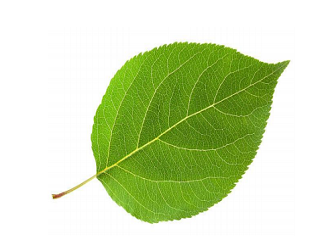
#> input picture Assignment1/leaf.png, 320 x 240 px
$ python 3.py
#> lines starting #> are read from the running program, lines starting #| are printed output that depends on the picture; after the words box and inside, x2 and y2 are one past the last pixel; in counts of white or black regions, pixels touching at a corner belong together
#differential chain code

#the image is converted to black and white (gray image) for simple storage and manipulation of the image
#and the boundary is extracted to to get the chain code from the direction matrix.

#---------------------------------------------------------------------------------------------------


# coding: utf-8

# In[182]:

import cv2 as cv
import numpy as np
from matplotlib import pyplot as plt
img = cv.imread('leaf.png',0)
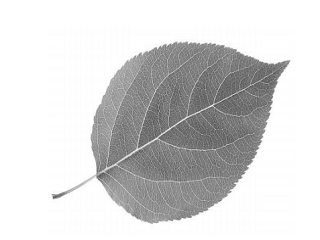
#> img: shape (240, 320); min 76, max 255, mean 214
ret,thresh1 = cv.threshold(img,232,255,cv.THRESH_BINARY)
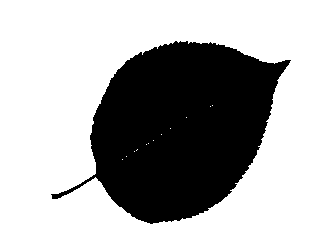
#> thresh1: shape (240, 320); 66.3% white; 1 black region, box (x1, y1, x2, y2) and area: (51, 41, 291, 224) 25879


# In[183]:

get_ipython().magic('matplotlib inline')


# In[199]:

plt.imshow(thresh1,'gray')


# In[202]:

thresh1.shape


# In[204]:

import cv2
import numpy as np
from matplotlib import pyplot as plt

img = cv2.imread('leaf.png',0)
edges = cv2.Canny(thresh1,100,200)
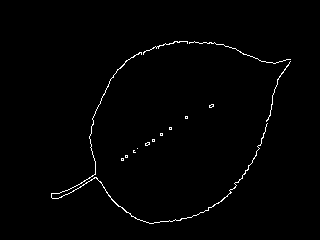
#> edges: shape (240, 320); 1.1% white in thin lines or dots, all inside (x1, y1, x2, y2) = (51, 41, 291, 224)

plt.subplot(121),plt.imshow(img,cmap = 'gray')
plt.title('Original Image'), plt.xticks([]), plt.yticks([])
plt.subplot(122),plt.imshow(edges,cmap = 'gray')
plt.title('Edge Image'), plt.xticks([]), plt.yticks([])

plt.show()
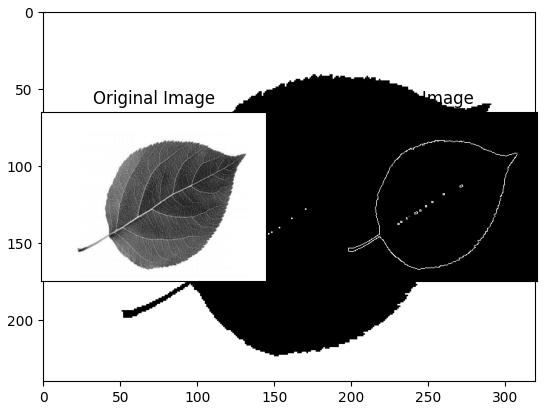
#> figure drawn by matplotlib, 3 panels


# In[187]:

## Discover the first point
for i, row in enumerate(edges):
    for j, value in enumerate(row):
        if value == 255:
            start_point = (i, j)
            print(start_point, value)
            break
    else:
        continue
    break
#> this loop made 42 passes
#| (41, 174) 255


# In[188]:

directions = [ 0,  1,  2,
               7,      3,
               6,  5,  4]
dir2idx = dict(zip(directions, range(len(directions))))

change_j =   [-1,  0,  1, # x or columns
              -1,      1,
              -1,  0,  1]

change_i =   [-1, -1, -1, # y or rows
               0,      0,
               1,  1,  1]

border = []
chain = []
curr_point = start_point
for direction in directions:
    idx = dir2idx[direction]
    new_point = (start_point[0]+change_i[idx], start_point[1]+change_j[idx])
    if edges[new_point] != 0: # if is ROI
        border.append(new_point)
        chain.append(direction)
        curr_point = new_point
        break
#> after the loop, border = [(41, 175)]; chain = [3]

count = 0
while curr_point != start_point:
    #figure direction to start search
    b_direction = (direction + 5) % 8
    dirs_1 = range(b_direction, 8)
    dirs_2 = range(0, b_direction)
    dirs = []
    dirs.extend(dirs_1)
    dirs.extend(dirs_2)
    for direction in dirs:
        idx = dir2idx[direction]
        new_point = (curr_point[0]+change_i[idx], curr_point[1]+change_j[idx])
        if edges[new_point] != 0: # if is ROI
            border.append(new_point)
            chain.append(direction)
            curr_point = new_point
            break
    if count == 1000: break
    count += 1
#> after the loop, border = 98 pairs, first value 41 to 54, second value 143 to 187; chain = 98 values, max 7 at index 17, min 0 at index 16, mean 4.16; count = 97


# In[189]:

print(count)
#| 97
print(chain)
#> (printed output is left out)


#test image- FEAUTURE VECTOR
#Image feature vector of class 2 image
img.shape
#raw pixel feature vector of class 2 image
raw3=img.flatten()
raw3.shape
raw3
#color mean descriptor of class 2 image
mean3 = cv2.mean(img)
#> mean3 = (214, 0, 0, 0)
mean3
#color mean and standard deviation of class 2 image
(mean3, std3) = cv2.meanStdDev(img)
#> mean3 = [214]; std3 = [58.24]
#> (the run stopped early here; a loop or call above may not have finished)
